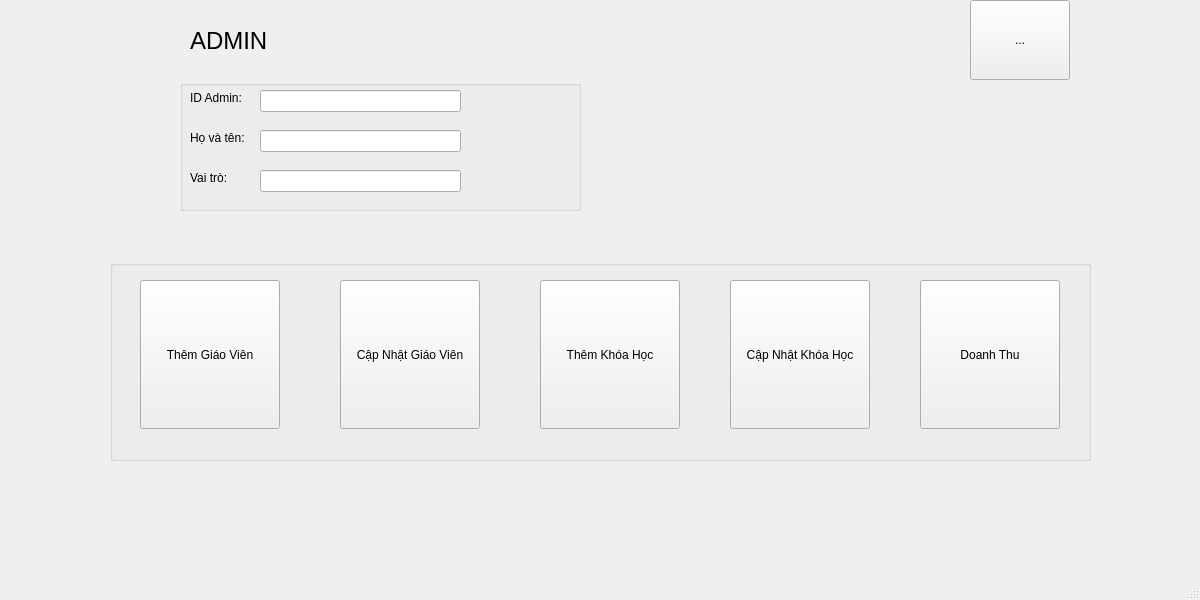
<?xml version="1.0" encoding="UTF-8"?>
<ui version="4.0">
 <class>MainWindow</class>
 <widget class="QMainWindow" name="MainWindow">
  <property name="geometry">
   <rect>
    <x>0</x>
    <y>0</y>
    <width>1200</width>
    <height>600</height>
   </rect>
  </property>
  <property name="windowTitle">
   <string>MainWindow</string>
  </property>
  <widget class="QWidget" name="centralwidget">
   <widget class="QGroupBox" name="groupBox">
    <property name="geometry">
     <rect>
      <x>110</x>
      <y>260</y>
      <width>981</width>
      <height>201</height>
     </rect>
    </property>
    <property name="title">
     <string/>
    </property>
    <widget class="QToolButton" name="toolButton">
     <property name="geometry">
      <rect>
       <x>30</x>
       <y>20</y>
       <width>140</width>
       <height>149</height>
      </rect>
     </property>
     <property name="text">
      <string>Thêm Giáo Viên</string>
     </property>
     <property name="icon">
      <iconset>
       <normaloff>gv.png</normaloff>gv.png</iconset>
     </property>
     <property name="iconSize">
      <size>
       <width>140</width>
       <height>140</height>
      </size>
     </property>
     <property name="toolButtonStyle">
      <enum>Qt::ToolButtonTextUnderIcon</enum>
     </property>
     <property name="autoRaise">
      <bool>false</bool>
     </property>
    </widget>
    <widget class="QToolButton" name="toolButton_2">
     <property name="geometry">
      <rect>
       <x>230</x>
       <y>20</y>
       <width>140</width>
       <height>149</height>
      </rect>
     </property>
     <property name="text">
      <string>Cập Nhật Giáo Viên</string>
     </property>
     <property name="icon">
      <iconset>
       <normaloff>capNhat.png</normaloff>capNhat.png</iconset>
     </property>
     <property name="iconSize">
      <size>
       <width>140</width>
       <height>140</height>
      </size>
     </property>
     <property name="toolButtonStyle">
      <enum>Qt::ToolButtonTextUnderIcon</enum>
     </property>
     <property name="autoRaise">
      <bool>false</bool>
     </property>
    </widget>
    <widget class="QToolButton" name="toolButton_3">
     <property name="geometry">
      <rect>
       <x>430</x>
       <y>20</y>
       <width>140</width>
       <height>149</height>
      </rect>
     </property>
     <property name="text">
      <string>Thêm Khóa Học</string>
     </property>
     <property name="icon">
      <iconset>
       <normaloff>khoaHoc.png</normaloff>khoaHoc.png</iconset>
     </property>
     <property name="iconSize">
      <size>
       <width>140</width>
       <height>140</height>
      </size>
     </property>
     <property name="toolButtonStyle">
      <enum>Qt::ToolButtonTextUnderIcon</enum>
     </property>
     <property name="autoRaise">
      <bool>false</bool>
     </property>
    </widget>
    <widget class="QToolButton" name="toolButton_4">
     <property name="geometry">
      <rect>
       <x>620</x>
       <y>20</y>
       <width>140</width>
       <height>149</height>
      </rect>
     </property>
     <property name="text">
      <string>Cập Nhật Khóa Học</string>
     </property>
     <property name="icon">
      <iconset>
       <normaloff>cnhk2(1)(1).png</normaloff>cnhk2(1)(1).png</iconset>
     </property>
     <property name="iconSize">
      <size>
       <width>140</width>
       <height>140</height>
      </size>
     </property>
     <property name="toolButtonStyle">
      <enum>Qt::ToolButtonTextUnderIcon</enum>
     </property>
     <property name="autoRaise">
      <bool>false</bool>
     </property>
    </widget>
    <widget class="QToolButton" name="toolButton_5">
     <property name="geometry">
      <rect>
       <x>810</x>
       <y>20</y>
       <width>140</width>
       <height>149</height>
      </rect>
     </property>
     <property name="text">
      <string>Doanh Thu</string>
     </property>
     <property name="icon">
      <iconset>
       <normaloff>doanhThu(1).png</normaloff>doanhThu(1).png</iconset>
     </property>
     <property name="iconSize">
      <size>
       <width>140</width>
       <height>140</height>
      </size>
     </property>
     <property name="toolButtonStyle">
      <enum>Qt::ToolButtonTextUnderIcon</enum>
     </property>
     <property name="autoRaise">
      <bool>false</bool>
     </property>
    </widget>
   </widget>
   <widget class="QLabel" name="label">
    <property name="geometry">
     <rect>
      <x>90</x>
      <y>10</y>
      <width>91</width>
      <height>61</height>
     </rect>
    </property>
    <property name="text">
     <string/>
    </property>
    <property name="pixmap">
     <pixmap>admin.png</pixmap>
    </property>
    <property name="scaledContents">
     <bool>true</bool>
    </property>
   </widget>
   <widget class="QLabel" name="label_2">
    <property name="geometry">
     <rect>
      <x>190</x>
      <y>10</y>
      <width>161</width>
      <height>61</height>
     </rect>
    </property>
    <property name="font">
     <font>
      <pointsize>18</pointsize>
     </font>
    </property>
    <property name="text">
     <string>ADMIN</string>
    </property>
   </widget>
   <widget class="QGroupBox" name="groupBox_3">
    <property name="geometry">
     <rect>
      <x>180</x>
      <y>80</y>
      <width>401</width>
      <height>131</height>
     </rect>
    </property>
    <property name="title">
     <string/>
    </property>
    <widget class="QLabel" name="label_3">
     <property name="geometry">
      <rect>
       <x>10</x>
       <y>10</y>
       <width>55</width>
       <height>16</height>
      </rect>
     </property>
     <property name="text">
      <string>ID Admin:</string>
     </property>
    </widget>
    <widget class="QLabel" name="label_4">
     <property name="geometry">
      <rect>
       <x>10</x>
       <y>50</y>
       <width>61</width>
       <height>16</height>
      </rect>
     </property>
     <property name="text">
      <string>Họ và tên:</string>
     </property>
    </widget>
    <widget class="QLabel" name="label_5">
     <property name="geometry">
      <rect>
       <x>10</x>
       <y>90</y>
       <width>55</width>
       <height>16</height>
      </rect>
     </property>
     <property name="text">
      <string>Vai trò:</string>
     </property>
    </widget>
    <widget class="QLineEdit" name="lineEdit">
     <property name="geometry">
      <rect>
       <x>80</x>
       <y>10</y>
       <width>201</width>
       <height>22</height>
      </rect>
     </property>
    </widget>
    <widget class="QLineEdit" name="lineEdit_2">
     <property name="geometry">
      <rect>
       <x>80</x>
       <y>50</y>
       <width>201</width>
       <height>22</height>
      </rect>
     </property>
    </widget>
    <widget class="QLineEdit" name="lineEdit_3">
     <property name="geometry">
      <rect>
       <x>80</x>
       <y>90</y>
       <width>201</width>
       <height>22</height>
      </rect>
     </property>
    </widget>
   </widget>
   <widget class="QToolButton" name="toolButton_6">
    <property name="geometry">
     <rect>
      <x>970</x>
      <y>0</y>
      <width>100</width>
      <height>80</height>
     </rect>
    </property>
    <property name="text">
     <string>...</string>
    </property>
    <property name="icon">
     <iconset>
      <normaloff>exit.png</normaloff>exit.png</iconset>
    </property>
    <property name="iconSize">
     <size>
      <width>140</width>
      <height>140</height>
     </size>
    </property>
   </widget>
  </widget>
  <widget class="QMenuBar" name="menubar">
   <property name="geometry">
    <rect>
     <x>0</x>
     <y>0</y>
     <width>1200</width>
     <height>26</height>
    </rect>
   </property>
  </widget>
  <widget class="QStatusBar" name="statusbar"/>
 </widget>
 <resources/>
 <connections/>
</ui>
